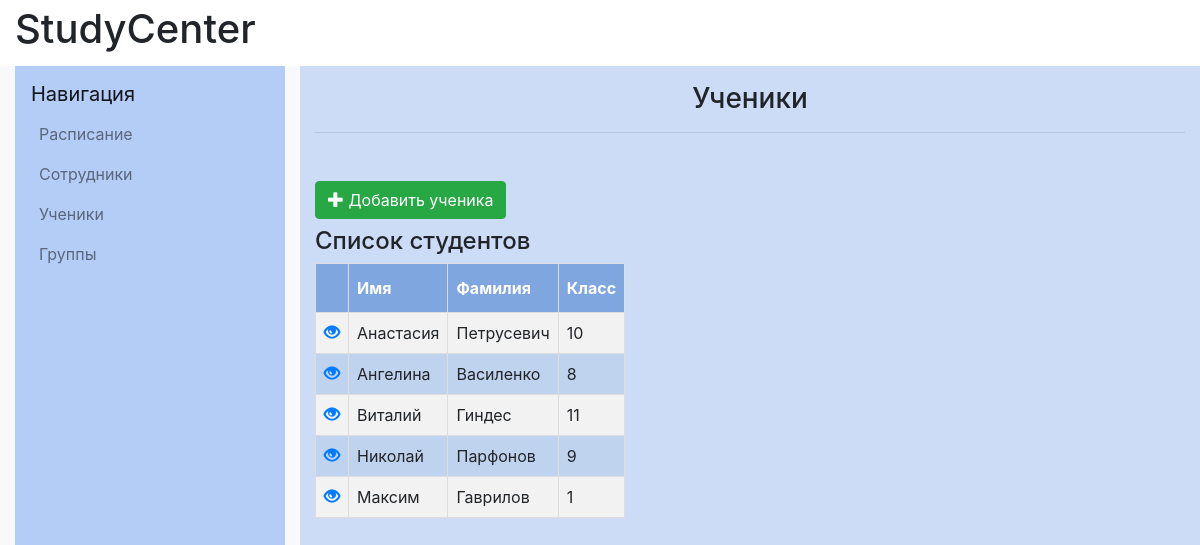
The page /students/ on the database as committed earlier.
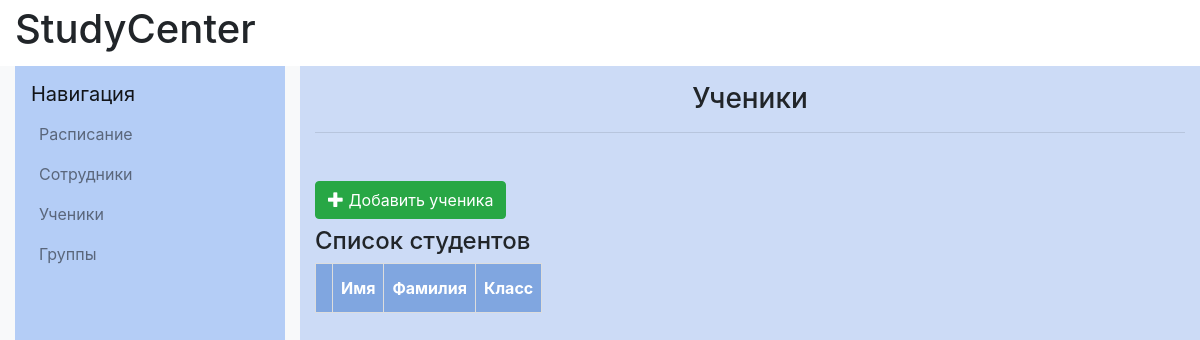
The same page on the database as committed later.
### catalog/models.py (models this page shows)
class Student(models.Model):
    firstname=models.CharField(max_length=20, verbose_name="Имя")
    lastname=models.CharField(max_length=20, verbose_name="Фамилия")
    fathername=models.CharField(max_length=20, verbose_name="Отчество")
    date_of_birth=models.DateField(verbose_name="Дата рождения")
    grade=models.IntegerField(validators=[
            MaxValueValidator(11),
            MinValueValidator(1)
        ], verbose_name="Класс")
    phone_number=models.CharField(max_length=11,validators=[MinLengthValidator(11)], verbose_name="Номер телефона")
    email=models.EmailField(verbose_name="E-mail")
    objects=models.Manager()
    DoesNotExist = models.Manager
    def __str__(self):
        return f"{self.lastname} {self.firstname}"
    __str__.short_description = 'Ученик'

### catalog/views.py (the view)
# urls.py: path('students/', views.students, name='students'),
def students(request):
    students= Student.objects.all()
    return render(request, "student/students.html", {"students": students})

### catalog/templates/student/students.html (shortened to what this page needs)
{% extends "base_generic.html" %}
{% block content%}
            <div class="col-md-8 col-lg-9 content-container" style="background-color: #ccdbf6">
                <h1 class="h3 text-center mt-3">Ученики</h1>
                <hr class="mb-5">
                <section >
                    <a class="btn btn-success" href="{% url 'student_new' %}" class="top-menu"><span class="glyphicon glyphicon-plus"></span> Добавить ученика</a>
                    <h4>Список студентов</h4>
                    <table id="mytable">
                        <tr>
                            <th></th>
                            <th>Имя</th>
                            <th>Фамилия</th>
                            <th>Класс</th>
                        </tr>
                        {% for student in students %}
                        <tr><td><a href="{% url 'student_detail' pk=student.pk %}" class="top-menu"><span class="glyphicon glyphicon-eye-open"></span></a></td>
                            <td>{{ student.firstname }}</td>
                            <td>{{ student.lastname }}</td>
                            <td>{{ student.grade }}</td></tr>
                        {% endfor %}
                    </table>
                </section>
            </div>
{% endblock content %}

Rows that differ between the two databases and show on the page:
removed Student: firstname "Анастасия", lastname "Петрусевич", grade "10"
removed Student: firstname "Ангелина", lastname "Василенко", grade "8"
removed Student: firstname "Виталий", lastname "Гиндес", grade "11"
removed Student: firstname "Николай", lastname "Парфонов", grade "9"
removed Student: firstname "Максим", lastname "Гаврилов", grade "1"
